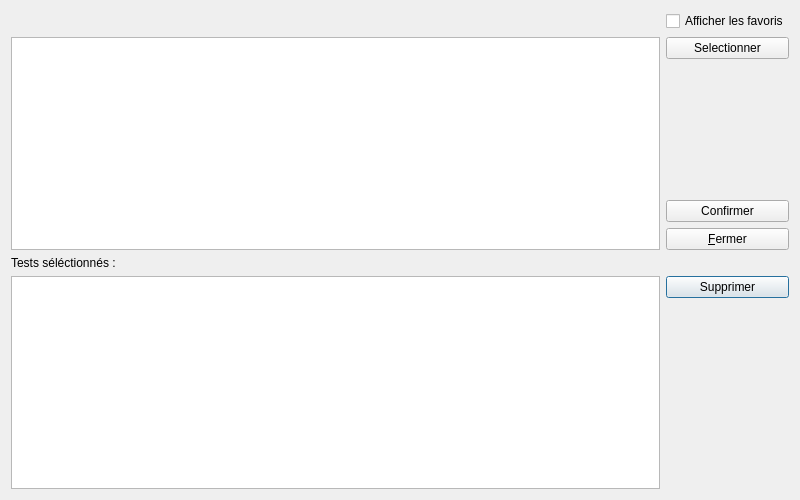
<?xml version="1.0" encoding="UTF-8"?>
<ui version="4.0">
 <class>Dlg_testXml</class>
 <widget class="QDialog" name="Dlg_testXml">
  <property name="geometry">
   <rect>
    <x>0</x>
    <y>0</y>
    <width>800</width>
    <height>500</height>
   </rect>
  </property>
  <property name="windowTitle">
   <string>Dialog</string>
  </property>
  <layout class="QGridLayout" name="gridLayout_2">
   <item row="0" column="0">
    <layout class="QGridLayout" name="gridLayout">
     <item row="1" column="0">
      <widget class="QTableView" name="tableView"/>
     </item>
     <item row="4" column="1">
      <layout class="QVBoxLayout" name="verticalLayout_3">
       <property name="sizeConstraint">
        <enum>QLayout::SetMinimumSize</enum>
       </property>
       <item>
        <widget class="QPushButton" name="button_Supprimer">
         <property name="text">
          <string>Supprimer</string>
         </property>
        </widget>
       </item>
       <item>
        <spacer name="verticalSpacer_2">
         <property name="orientation">
          <enum>Qt::Vertical</enum>
         </property>
         <property name="sizeHint" stdset="0">
          <size>
           <width>20</width>
           <height>40</height>
          </size>
         </property>
        </spacer>
       </item>
      </layout>
     </item>
     <item row="2" column="0">
      <widget class="QLabel" name="label">
       <property name="text">
        <string>Tests séléctionnés :</string>
       </property>
      </widget>
     </item>
     <item row="1" column="1">
      <layout class="QVBoxLayout" name="verticalLayout">
       <item>
        <widget class="QPushButton" name="button_Selectionner">
         <property name="text">
          <string>Selectionner</string>
         </property>
        </widget>
       </item>
       <item>
        <spacer name="verticalSpacer_3">
         <property name="orientation">
          <enum>Qt::Vertical</enum>
         </property>
         <property name="sizeHint" stdset="0">
          <size>
           <width>20</width>
           <height>40</height>
          </size>
         </property>
        </spacer>
       </item>
       <item>
        <widget class="QPushButton" name="button_Confirmer">
         <property name="text">
          <string>Confirmer</string>
         </property>
        </widget>
       </item>
       <item>
        <widget class="QPushButton" name="button_Fermer">
         <property name="text">
          <string>&amp;Fermer</string>
         </property>
        </widget>
       </item>
      </layout>
     </item>
     <item row="4" column="0">
      <layout class="QVBoxLayout" name="verticalLayout_4">
       <item>
        <widget class="QTableWidget" name="testsSelectionnes">
         <property name="maximumSize">
          <size>
           <width>16777215</width>
           <height>16777215</height>
          </size>
         </property>
        </widget>
       </item>
      </layout>
     </item>
     <item row="0" column="1">
      <widget class="QCheckBox" name="checkBoxFavoris">
       <property name="text">
        <string>Afficher les favoris</string>
       </property>
      </widget>
     </item>
    </layout>
   </item>
  </layout>
 </widget>
 <resources/>
 <connections>
  <connection>
   <sender>button_Fermer</sender>
   <signal>clicked()</signal>
   <receiver>Dlg_testXml</receiver>
   <slot>close()</slot>
   <hints>
    <hint type="sourcelabel">
     <x>583</x>
     <y>350</y>
    </hint>
    <hint type="destinationlabel">
     <x>319</x>
     <y>187</y>
    </hint>
   </hints>
  </connection>
 </connections>
</ui>
